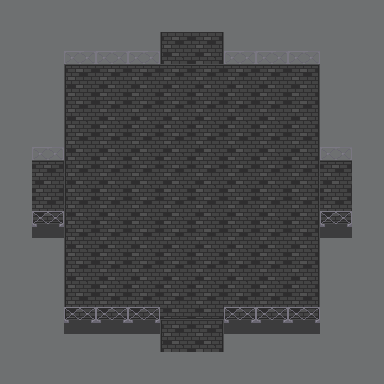

The image is a tile-based game level rendered from a .tmx file. Its description and source (layers, tilesets, objects; grid data summarised) follow:
An orthogonal 12x12 tile map with 32x32 px tiles, 2 tile layers (ground, fences), 1 hidden layer not drawn, 2 tilesets and 2 objects (PlayerEntity, MonsterEntity).

<map version="1.0" orientation="orthogonal" width="12" height="12" tilewidth="32" tileheight="32" backgroundcolor="#6e7071">
 <tileset firstgid="1" name="base_tiles" tilewidth="32" tileheight="32">
  <image source="tiles.png" width="512" height="512" />
 </tileset>
 <tileset firstgid="257" name="metatiles32x32" tilewidth="32" tileheight="32">
  <image source="metatiles32x32.png" width="160" height="32" />
  <tile id="0">
   <properties>
    <property name="type" value="solid" />
   </properties>
  </tile>
 </tileset>
 <layer name="ground" width="12" height="12">
  <data>[144 cells, 80 non-empty, 10 distinct tile ids]</data>
 </layer>
 <layer name="collision" width="12" height="12" visible="0">
  <data>[144 cells, 44 non-empty, 1 distinct tile ids]</data>
 </layer>
 <objectgroup name="objects" width="12" height="12">
  <object name="PlayerEntity" x="32" y="160" width="32" height="32">
   <properties>
    <property name="image" value="player" />
   </properties>
  </object>
  <object name="MonsterEntity" x="128" y="64" width="32" height="32">
   <properties>
    <property name="image" value="monster01" />
   </properties>
  </object>
 </objectgroup>
 <layer name="fences" width="12" height="12">
  <data>[144 cells, 24 non-empty, 2 distinct tile ids]</data>
 </layer>
</map>
